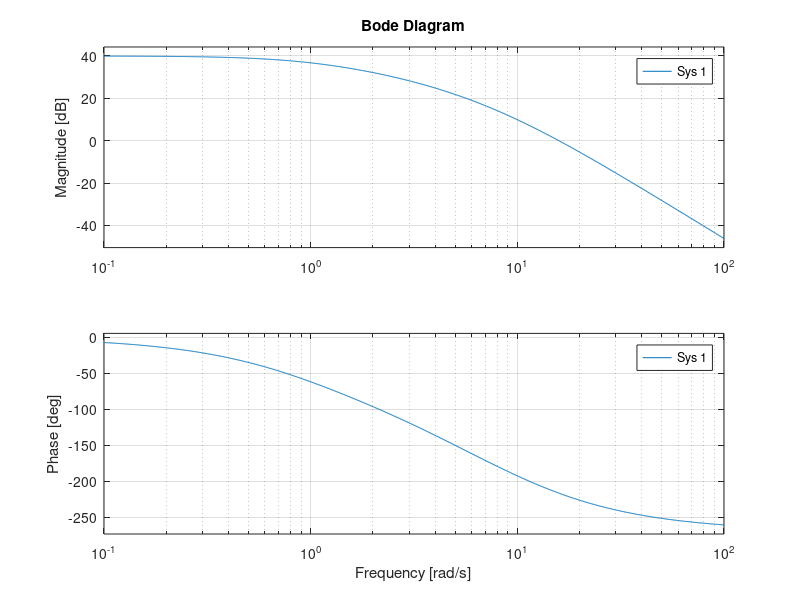

Write the MATLAB code that produced this figure. (Note: this script raises an error after producing the figure.)
clear all; 
close all; 

%Navdeep Sidhu 20577393
%Ardalan Abolfazli 20571471
%Haiqiao Chen 20569361

s = tf('s');

G = 1/((s+1)*(s+5)*(s+10));
k = 4950;

%% Solving using Lead Compensator
bode(k*G);
[Gm,Pm] = margin(k*G);

Pm_desired = 40 + 5;

% Itteration #1:
theta_max = Pm_desired - Pm;

syms alpha_sym
eqn = sin(degtorad(theta_max)) == (alpha_sym-1)/(alpha_sym+1);
alpha_val = solve(eqn,alpha_sym); % Note: alpha_val is still a symbolic variable so use double(alpha_val)

negative_shift = -10*log10(double(alpha_val)); %REM: USE log10 !!!

Wc = 41.3; % crossover frequency at negative_shift

% Itteration #2:
% Now at Wc, the new phase margin is -68 degrees, so we update theta_max:
theta_max = Pm_desired - -68;

syms alpha_sym
eqn = sin(degtorad(theta_max)) == (alpha_sym-1)/(alpha_sym+1);
alpha_val = solve(eqn,alpha_sym); % Note: alpha_val is still a symbolic variable so use double(alpha_val)

negative_shift = -10*log10(double(alpha_val));

Wc = 30.3; % crossover frequency at negative_shift, has not converged yet

% Itteration #3:
% Now at Wc, the new phase margin is -60 degrees, so we update theta_max:
theta_max = Pm_desired - -60;

syms alpha_sym
eqn = sin(degtorad(theta_max)) == (alpha_sym-1)/(alpha_sym+1);
alpha_val = solve(eqn,alpha_sym); % Note: alpha_val is still a symbolic variable so use double(alpha_val)

negative_shift = -10*log10(double(alpha_val));

Wc = 35.4; % crossover frequency at negative_shift, Hence we have approximately converged

% Once we have converged we can now find 'a' and 'b'
syms a_sym b_sym
eqns = [Wc == sqrt(a_sym*b_sym), double(alpha_val) == b_sym/a_sym];
vars = [a_sym b_sym];
[a_val, b_val] = solve(eqns, vars);

C = k * ((s/double(a_val(2)) + 1)/(s/double(b_val(2)) + 1));

figure
bode(C*G);
title('Lead Compensated Plot');

[Gm_comp_lead,Pm_comp_lead] = margin(C*G);



%% Solving using Lag Compensator
bode(k*G);

% At our desired phase margin of 45 degrees, our phase should be -135
% degrees which occurs at a frequency of 3.99 rad/s. The gain at this
% frequency is 24.8 dB. Hence 20log(alpha)=24.8:

Wc = 3.99;
alpha = 10^(24.8/20);
a = Wc/10;
b = a/alpha; 

C = k * (((s/a)+1)/((s/b)+1));

figure
bode(C*G);
title('Lag Compensated Plot');

[Gm_comp_lag,Pm_comp_lag] = margin(C*G); % almost correct answer, just need to increase Pm_comp_lag by 3 degrees


%% Solving using Lead-Lag Compensator
bode(k*G);